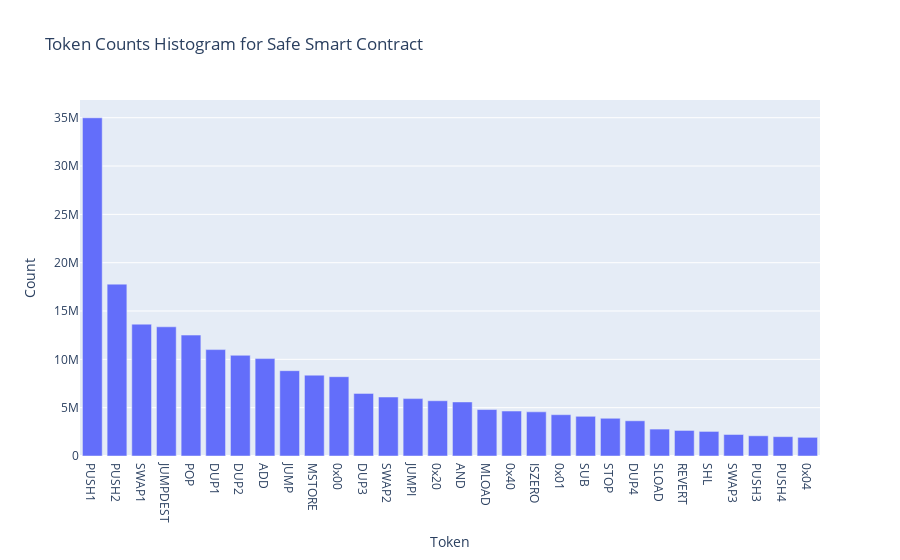

Notebook cell for this chart:
### Markdown cell above
Наша гипотеза не особо подтверждается тк токены, свойственные для кодировки опкодов вредоносных контактов, есть и у класса 0, разница - только в частоте, что может позвлить строить вероятностные идеи, но не быть корректным алгоримом для классификации на уровне эвристики "входит токен в опткод --> класс 1".

### Code cell
import plotly.express as px

fig = px.bar(token_counts_df_0[:30], x='Token', y='Count',
             labels={'Token': 'Token', 'Count': 'Count'}, title='Token Counts Histogram for Safe Smart Contract')
fig.show()

### Figure 1 — Plotly figure (JSON) as saved in the notebook; plotly's stock layout.template omitted (floating-point values rounded to 4 significant figures)
{"data": [{"alignmentgroup": "True", "hovertemplate": "Token=%{x}<br>Count=%{y}<extra></extra>", "legendgroup": "", "marker": {"color": "#636efa", "pattern": {"shape": ""}}, "name": "", "offsetgroup": "", "orientation": "v", "showlegend": false, "textposition": "auto", "type": "bar", "x": ["PUSH1", "PUSH2", "SWAP1", "JUMPDEST", "POP", "DUP1", "DUP2", "ADD", "JUMP", "MSTORE", "0x00", "DUP3", "SWAP2", "JUMPI", "0x20", "AND", "MLOAD", "0x40", "ISZERO", "0x01", "SUB", "STOP", "DUP4", "SLOAD", "REVERT", "SHL", "SWAP3", "PUSH3", "PUSH4", "0x04"], "xaxis": "x", "y": [34989592, 17780701, 13638981, 13366980, 12510632, 11007447, 10418457, 10076689, 8827562, 8362780, 8205124, 6478803, 6101309, 5937233, 5714577, 5592490, 4806628, 4649451, 4569089, 4273401, 4107066, 3903759, 3642487, 2784547, 2643615, 2543452, 2225276, 2090767, 1999668, 1930087], "yaxis": "y"}], "layout": {"barmode": "relative", "legend": {"tracegroupgap": 0}, "title": {"text": "Token Counts Histogram for Safe Smart Contract"}, "xaxis": {"anchor": "y", "domain": [0, 1], "title": {"text": "Token"}}, "yaxis": {"anchor": "x", "domain": [0, 1], "title": {"text": "Count"}}}}
